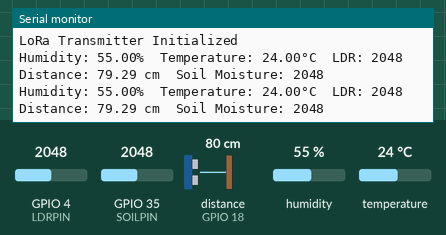
This sketch was run on a simulated ESP32. Shown: the last lines printed to the serial monitor. Wiring (inferred from the names in the program): ultrasonic range finder: trigger GPIO 5; echo GPIO 18. The test bench sets the inputs (shaded band); at power-on: distance to the obstacle (sensor on GPIO 18) 80 cm, humidity 55 %, GPIO 4 (LDRPIN) = 2048, GPIO 35 (SOILPIN) = 2048, temperature 24 °C. The echo pulse lasts 58.3 µs per cm; no radio packets arrive unless stated.

Above: at 2.9 s.
3.0 s: distance to the obstacle (sensor on GPIO 18) set to 2 cm
At 5.1 s:
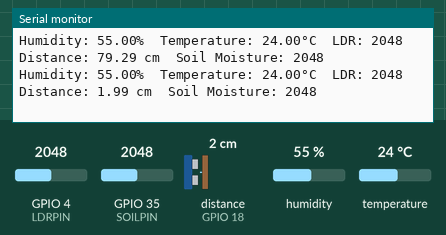
5.8 s: humidity set to 22 %
At 7.4 s:
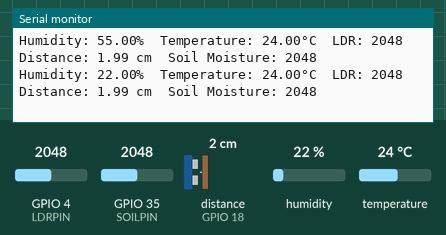
8.6 s: GPIO 4 (LDRPIN) set to 2866
At 10.8 s:
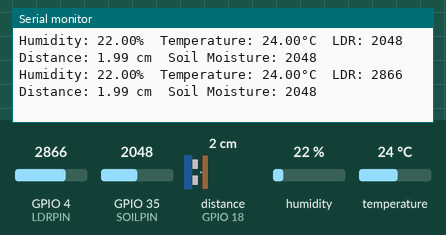
11.4 s: GPIO 35 (SOILPIN) set to 2866
At 13.2 s:
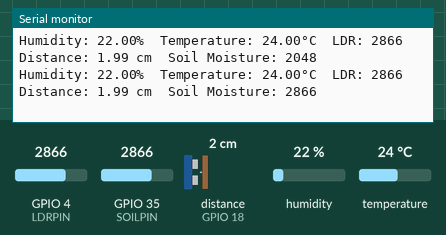
14.2 s: temperature set to 12 °C
At 15.4 s:
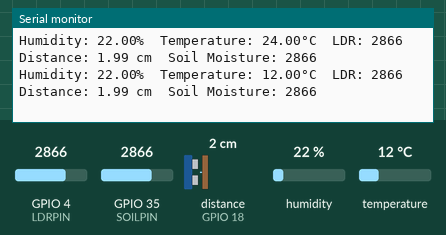
17.0 s: distance to the obstacle (sensor on GPIO 18) set to 4 cm
At 20.0 s:
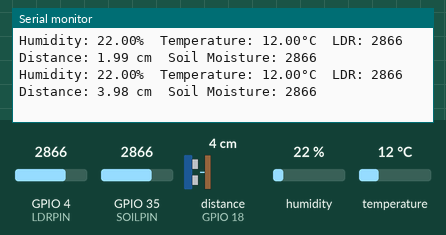
Timing chart, 0 to 20.8 s (numbered marks = the images above; inputs shaded):
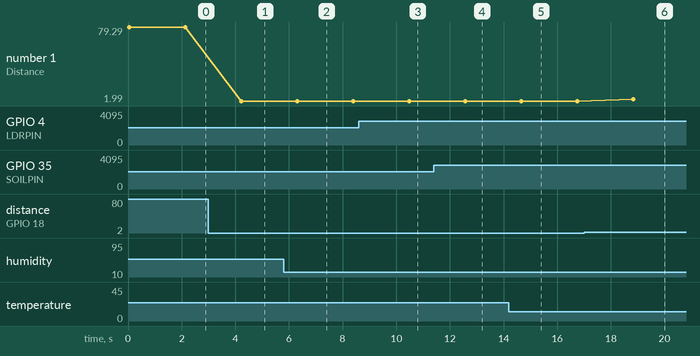

The sketch:

Forest.ino
```cpp
#include <SPI.h>
#include <LoRa.h>
#include <DHT.h>

// Define the pins used by the DHT11 sensor
#define DHTPIN 15          // GPIO 15
#define DHTTYPE DHT11
DHT dht(DHTPIN, DHTTYPE);

// Define the pins used by the LDR and Soil Moisture sensor
#define LDRPIN 4         // GPIO 4 (ADC1_6)
#define SOILPIN 35        // GPIO 35 (ADC1_7)

// Define the pins used by the Ultrasonic sensor
#define TRIGPIN 5        // GPIO 5
#define ECHOPIN 18        // GPIO 18

// Define the LoRa pins
#define SCK     21    // GPIO 21 - SCK
#define MISO    19   // GPIO 19 - MISO
#define MOSI    23   // GPIO 23 - MOSI
#define SS      2   // GPIO 2 - NSS
#define RST     25   // GPIO 25 - RESET
#define DIO0    26   // GPIO 26 - DIO0

void setup() {
  // Initialize Serial Monitor
  Serial.begin(115200);

  // Initialize DHT sensor
  dht.begin();

  // Initialize Ultrasonic sensor pins
  pinMode(TRIGPIN, OUTPUT);
  pinMode(ECHOPIN, INPUT);

  // Initialize LoRa module
  SPI.begin(SCK, MISO, MOSI, SS);
  LoRa.setPins(SS, RST, DIO0);

  if (!LoRa.begin(433E6)) {  // Set frequency to 433MHz
    Serial.println("Starting LoRa failed!");
    while (1);
  }

  Serial.println("LoRa Transmitter Initialized");
}

void loop() {
  // Read DHT11 sensor
  float h = dht.readHumidity();
  float t = dht.readTemperature();

  // Read LDR value
  int ldrValue = analogRead(LDRPIN);

  // Read Ultrasonic sensor
  digitalWrite(TRIGPIN, LOW);
  delayMicroseconds(2);
  digitalWrite(TRIGPIN, HIGH);
  delayMicroseconds(10);
  digitalWrite(TRIGPIN, LOW);
  long duration = pulseIn(ECHOPIN, HIGH);
  float distance = duration * 0.034 / 2;

  // Read Soil moisture sensor
  int soilMoistureValue = analogRead(SOILPIN);

  // Print values to Serial Monitor
  Serial.print("Humidity: ");
  Serial.print(h);
  Serial.print("%  Temperature: ");
  Serial.print(t);
  Serial.print("°C  LDR: ");
  Serial.print(ldrValue);
  Serial.print("  Distance: ");
  Serial.print(distance);
  Serial.print(" cm  Soil Moisture: ");
  Serial.println(soilMoistureValue);

  // Transmit data via LoRa
  LoRa.beginPacket();
  LoRa.print("Humidity: ");
  LoRa.print(h);
  LoRa.print("%  Temperature: ");
  LoRa.print(t);
  LoRa.print("°C  LDR: ");
  LoRa.print(ldrValue);
  LoRa.print("  Distance: ");
  LoRa.print(distance);
  LoRa.print(" cm  Soil Moisture: ");
  LoRa.print(soilMoistureValue);
  LoRa.endPacket();

  delay(2000); // Delay for 2 seconds before the next reading
}
```

Measured:
- after the input at 3.0 s, the serial monitor: prints a new line after 1.2 s (image 1)
- after the input at 5.8 s, the serial monitor: prints a new line after 0.51 s (image 2)
- after the input at 8.6 s, the serial monitor: prints a new line after 1.9 s (image 3)
- after the input at 11.4 s, the serial monitor: prints a new line after 1.2 s (image 4)
- after the input at 14.2 s, the serial monitor: prints a new line after 0.46 s (image 5)
- after the input at 17.0 s, the serial monitor: prints a new line after 1.8 s (image 6)
- plotted number 1: 79.29 → 1.99 after the input at 3.0 s, 1.99 → 3.98 after the input at 17.0 s
